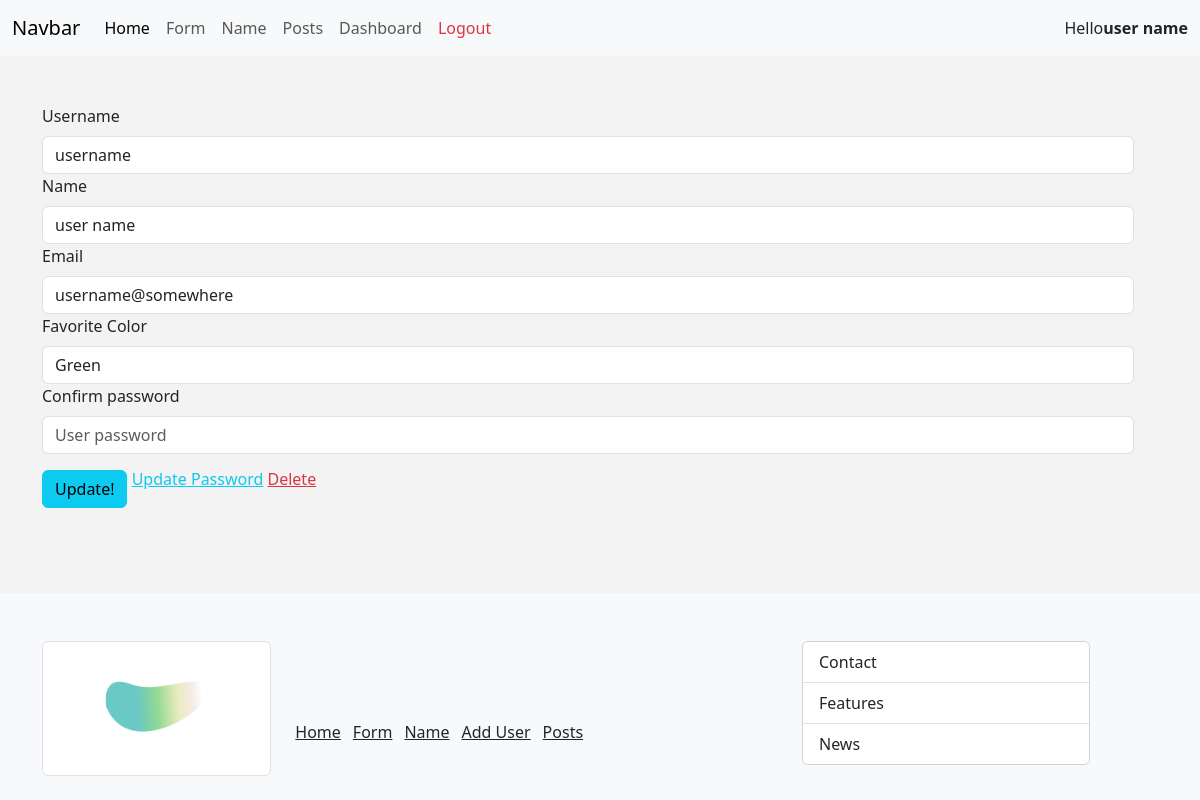
The app's page /user/1 (signed in) with its own data.
### main.py (models this page shows, shortened)
class Users(db.Model, UserMixin):
	id = db.Column(db.Integer, primary_key=True)
	username = db.Column(db.String(25), nullable=False) # unique=True causes a problem
	name = db.Column(db.String(55), nullable=False)
	email = db.Column(db.String(125), nullable=False, unique=True)
	date_added = db.Column(db.DateTime, default=datetime.utcnow)
	favorite_color = db.Column(db.String(25))
	password = db.Column(db.String(101), nullable=False)

### main.py (the view, shortened to what this page needs)
@app.route("/user/<int:id>", methods=["GET", "POST"])
@login_required
def get_user(id):
	if int(current_user.id) != id:
		flash("You cannot edit that user!")
		return redirect(url_for("get_dashboard"))
	if request.method == "GET":
		user = Users.query.get_or_404(id)
		return render_template("user/update_user.html", user=user)
	else:
		return redirect(url_for("add_user"))

### main.py (called while the page is built)
@login_manager.user_loader
def load_user(user_id):
	return Users.query.get(int(user_id))

### templates/user/update_user.html (shortened to what this page needs)
{% extends 'base.html' %}
{% block content %}
	<form class="form" method="POST" action="">
		<label for="username" class="form-label">Username</label>
		<input type="text" class="form-control" value="{{user.username}}" placeholder="{{user.username}}" name="username">
		<label for="name" class="form-label">Name</label>
		<input type="text" class="form-control" value="{{user.name}}" placeholder="{{user.name}}" name="name">
		<label for="email" class="form-label">Email</label>
		<input type="text" class="form-control" value="{{user.email}}" placeholder="{{user.email}}" name="email">
		<label for="favorite_color" class="form-label">Favorite Color</label>
		<input type="text" class="form-control" value="{{user.favorite_color}}" placeholder="{{user.favorite_color}}" name="favorite_color">
		<label for="confirm_password" class="form-label">Confirm password</label>
		<input type="text" class="form-control" placeholder="User password" name="confirm_password">
		<input type="submit" value="Update!" class="btn btn-info mt-3">
		<a class="link-info mt-5" href="{{url_for('update_user_password', id = user.id)}}">Update Password</a>
		<a class="link-danger mt-5" href="{{url_for('delete_user', id = user.id)}}">Delete</a>
	</form>
{% endblock content%}

### templates/shared/navbar.html (shortened to what this page needs)
<nav class="navbar navbar-expand-lg bg-body-tertiary">
	<div class="container-fluid">
	  <a class="navbar-brand" href="{{url_for('index')}}">Navbar</a>
	  <div class="collapse navbar-collapse" id="navbarNav">
		<ul class="navbar-nav">
		  <li class="nav-item">
			<a class="nav-link active" aria-current="page" href="{{url_for('index')}}">Home</a>
		  </li>
		  <li class="nav-item">
			<a class="nav-link" href="{{url_for('form')}}">Form</a>
		  </li>
		  <li class="nav-item">
			<a class="nav-link" href="{{url_for('name')}}">Name</a>
		  </li>
		  <li class="nav-item">
			<a class="nav-link" href="{{url_for('get_posts')}}">Posts</a>
		  </li>
		{% if current_user.is_authenticated %}
		  <li class="nav-item">
			<a class="nav-link" href="{{url_for('get_dashboard')}}">Dashboard</a>
		  </li>
		  <li class="nav-item">
			<a class="nav-link link-danger" href="{{url_for('logout')}}">Logout</a>
		  </li>
		{% else %}
		  <li class="nav-item">
			<a class="nav-link" href="{{url_for('get_login')}}">Login</a>
		  </li>
		{% endif %}
		</ul>
	  </div>
	  {% if current_user.is_authenticated %}
	 	Hello <strong>{{current_user.name}}</strong>
	  {% endif %}
	</div>
  </nav>

### static/css/style.css (style rules this page uses)
body { background-color: rgb(243, 243, 243); display: flex; flex-direction: column; flex-grow: 1; min-height: 100vh; }

### records on screen
Users: name "user name", username "username", email "username@somewhere", favorite_color "Green"
